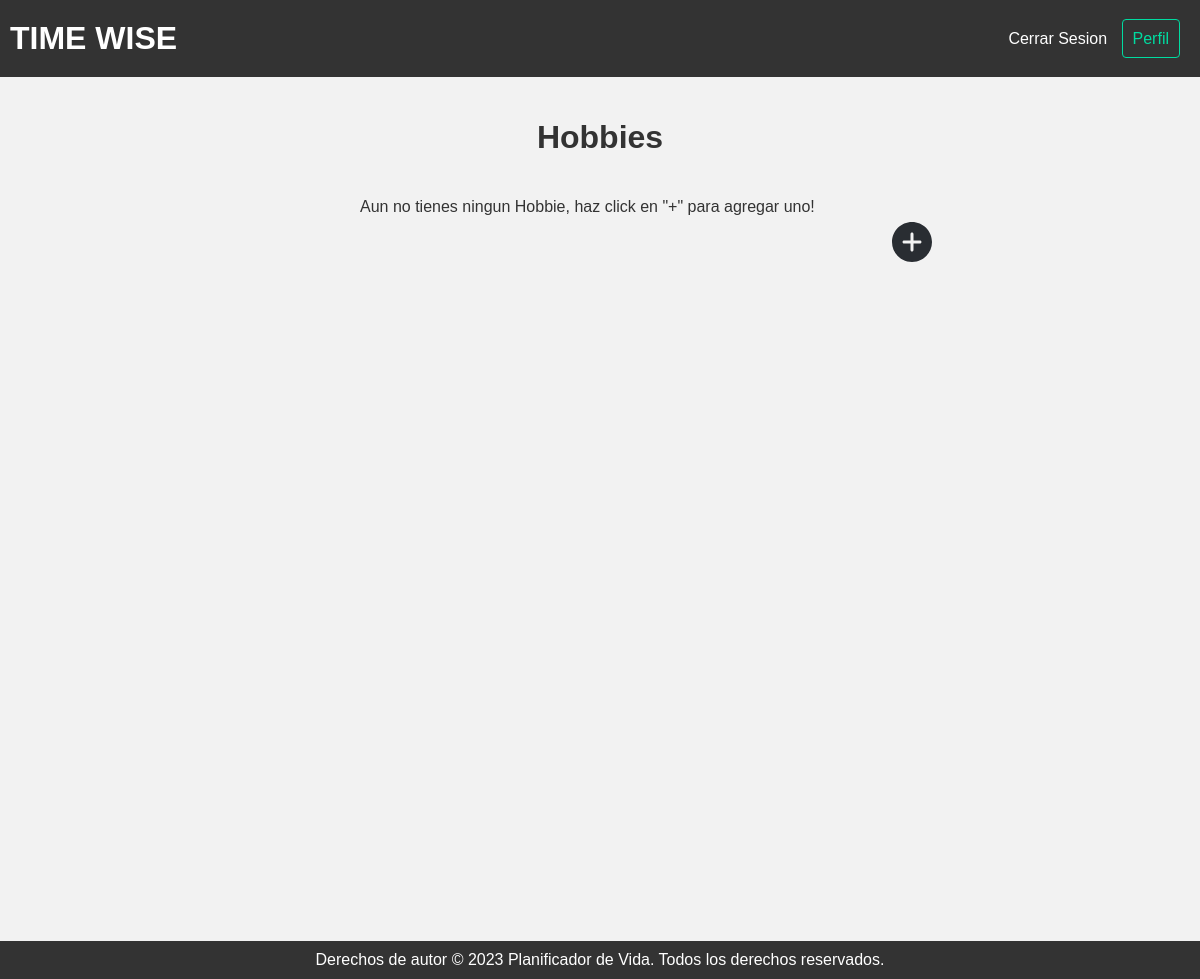
The app's page /hobbies/ (signed in), older data.
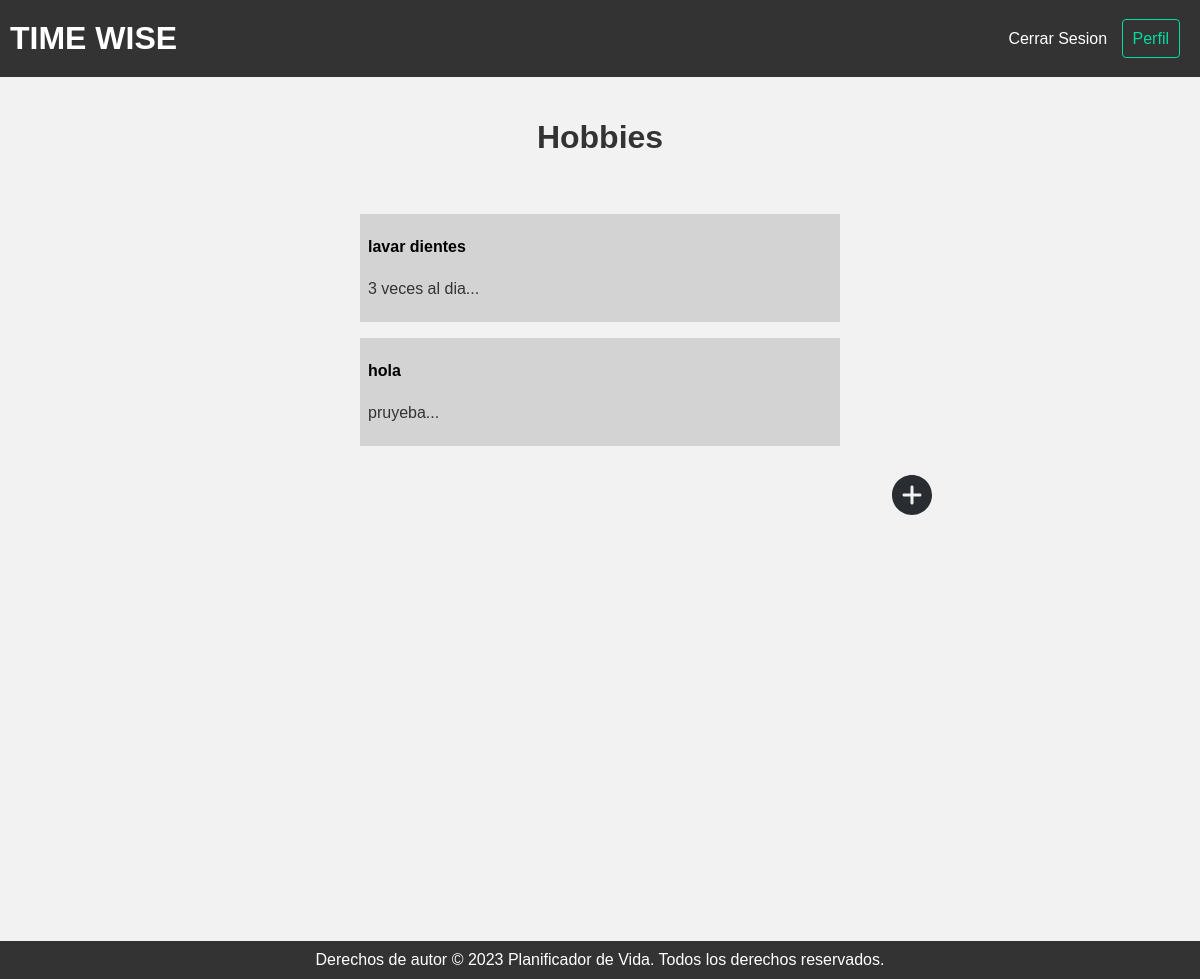
The same page, newer data.
### hobbies/models.py (models this page shows, shortened)
class Hobbie(models.Model):
    titulo = models.CharField(max_length=100)
    slug = models.SlugField()
    cuerpo = models.TextField(max_length=500)
    fecha = models.DateTimeField(auto_now_add=True)
    author = models.ForeignKey(User,on_delete=models.PROTECT, default=None)
    def snippet(self):
        return self.cuerpo[:50] + "..."

### hobbies/views.py (the view)
# urls.py: path('', views.hobbie_list, name="list"),
@login_required(login_url= 'accounts:login')
def hobbie_list(request):
    current_user = request.user;
    hobbies = Hobbie.objects.filter(author=current_user).order_by("fecha")
    return render(request, 'hobbies/hobbie_list.html', {"hobbies": hobbies})

### hobbies/templates/hobbies/hobbie_list.html (shortened to what this page needs)
{% extends 'base_layout.html' %}
{% block content %}
    <h1>Hobbies</h1>
    <div class="hobbies">
        <svg id="addHobbieSvg" viewBox="0 0 24 24" fill="none" xmlns="http://www.w3.org/2000/svg">
            <a id="addHobbie"  href="{%url 'hobbies:create'%}">
            <g id="SVGRepo_bgCarrier" stroke-width="0"></g><g id="SVGRepo_tracerCarrier" stroke-linecap="round" stroke-linejoin="round"></g><g id="SVGRepo_iconCarrier"> <path d="M12 2C6.49 2 2 6.49 2 12C2 17.51 6.49 22 12 22C17.51 22 22 17.51 22 12C22 6.49 17.51 2 12 2ZM16 12.75H12.75V16C12.75 16.41 12.41 16.75 12 16.75C11.59 16.75 11.25 16.41 11.25 16V12.75H8C7.59 12.75 7.25 12.41 7.25 12C7.25 11.59 7.59 11.25 8 11.25H11.25V8C11.25 7.59 11.59 7.25 12 7.25C12.41 7.25 12.75 7.59 12.75 8V11.25H16C16.41 11.25 16.75 11.59 16.75 12C16.75 12.41 16.41 12.75 16 12.75Z" fill="#292D32"></path> </g>
        </a>
        </svg>
        {%if hobbies%}
        {%for hobbie in hobbies%}
            <div class="hobbie">
                <h2><a href="{%url 'hobbies:detail' id=hobbie.id%}"> {{ hobbie.titulo }} </a></h2>
                <p> {{hobbie.snippet}} </p>
            </div>
        {%endfor%}
        {%else%}
        <p>Aun no tienes ningun Hobbie, haz click en "+" para agregar uno! </p>
        {%endif%}
    </div>
{% endblock %}

### templates/base_layout.html (shortened to what this page needs)
{%load static from static%}
<!DOCTYPE html>
<html lang="en">
<head>
    <link rel="stylesheet" href="{% static 'styles.css' %}">
</head>
<body>
    <header>
        <h1>TIME WISE</h1>
        <nav>
            <ul>
                {% if user.is_authenticated %}
                <li>
                    <form action="{% url 'accounts:logout' %}" class="logout-link" method="POST">
                        <button type="submit">Cerrar Sesion</button>
                    </form>
                </li>
                <li><a href="{%url 'accounts:profile'%}" class= "highlight">Perfil</a></li>
                {% else %}
                <li><a href="{% url 'accounts:login'%}">Login</a></li>
                <li><a href="{% url 'accounts:signup'%}">Signup</a></li>
                {% endif %}
            </ul>
        </nav>
    </header>
    <div class="wrapper">
        {% block content %}
        {% endblock %}
    </div>
    <footer>
        <p>Derechos de autor &copy; 2023 Planificador de Vida. Todos los derechos reservados.</p>
    </footer>
</body>
</html>

### assets/styles.css (style rules this page uses)
.wrapper { max-width: 960px; margin: 2em auto; }
nav button { background: none; color: #fff; cursor: pointer; border: 0; font-size: 1em; }
* { margin: 0; padding: 0; box-sizing: border-box; }
body { font-family: Arial, sans-serif; background-color: #f2f2f2; color: #333; }
header { background-color: #333; color: #fff; padding: 10px; display: flex; justify-content: space-between; align-items: center; }
h1, h2 { margin: 10px 0; }
nav { display: flex; }
nav ul { list-style-type: none; }
nav ul li { display: inline-block; margin-right: 10px; }
nav ul li a { color: #fff; text-decoration: none; }
footer { background-color: #333; color: #fff; padding: 10px; text-align: center; }
html, body { height: 100%; }
.wrapper { min-height: 100%; display: flex; flex-direction: column; }
footer { position: relative; bottom: 0; }
a.highlight { border: 1px solid #00dba0; padding: 10px; border-radius: 4px; color: #00dba0; }
h1 { text-align: center; }
.hobbies { display: flex; flex-direction: column; margin: 2em auto; width: 40vw; position: relative; }
.hobbies div { padding: 0.5em; display: flex; flex-direction: column; margin-top: 1em; background-color: lightgray; flex: 1; justify-content: center; align-content: center; align-items: start; }
.hobbie h2 { margin: 0; font-size: 1em; padding-bottom: 0.5em; }
.hobbie a { text-decoration: none; color: black; }
#addHobbieSvg { position: absolute; width: 3em; top: 110%; right: -20%; }
.hobbies div > * { padding-top: 1em; }

Row changes from the older to the newer data that the page shows:
added Hobbie: titulo "lavar dientes", snippet "3 veces al dia..."
added Hobbie: titulo "hola", snippet "pruyeba..."
Text that changed along with them:
text no longer shown: "Aun no tienes ningun Hobbie, haz click en \"+\" para agregar uno!"
